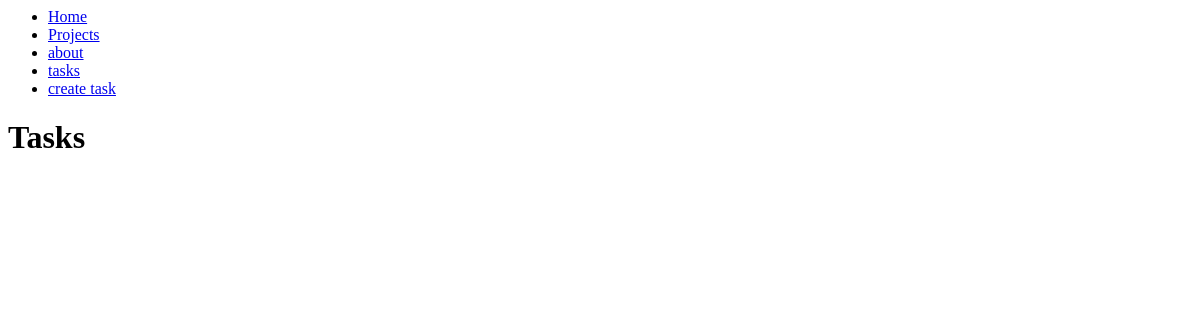
The page /tasks/ on the database as committed earlier.
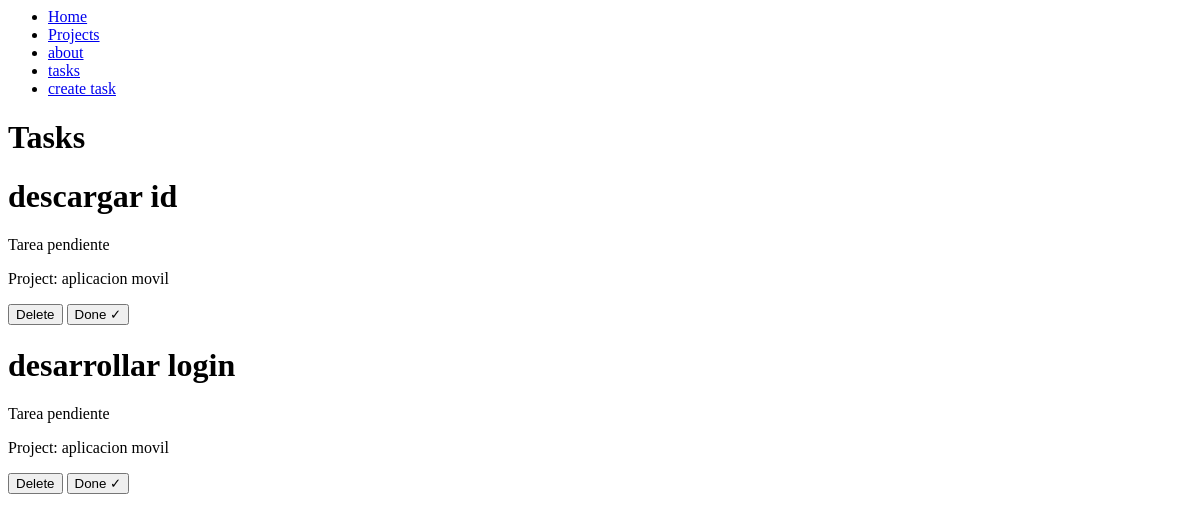
The same page on the database as committed later.
### myapp/models.py (models this page shows, shortened)
class Task(models.Model):
    title = models.CharField(max_length = 200)
    description = models.TextField()
    project = models.ForeignKey(Project, on_delete = models.CASCADE)
    done = models.BooleanField(default = False)

class Project(models.Model):
    name = models.CharField(max_length = 200)

### myapp/views.py (the view)
# urls.py: path('tasks/', views.tasks),
def tasks(request):
    tasks = Task.objects.all()
    return render(request, 'tasks.html',{
        'tasks': tasks
    })

### myapp/templates/tasks.html (shortened to what this page needs)
{% extends 'layouts/base.html' %}
{% block content %}
<h1>Tasks</h1>
{% for task in tasks %}
<div>
    <h1>{{task.title}}</h1>
    {% if task.done == False %}
    <p>Tarea pendiente</p>
    {% else %}
    <p>Tarea realizada</p>
    {% endif %}
    <p>Project: {{task.project.name}}</p>
    <button>Delete</button>
    <button>Done ✓</button>
</div>
{% endfor %}
{% endblock %}

Rows that differ between the two databases and show on the page:
added Task: title "descargar id", done "Tarea pendiente", project.name "aplicacion movil"
added Task: title "desarrollar login", done "Tarea pendiente", project.name "aplicacion movil"
